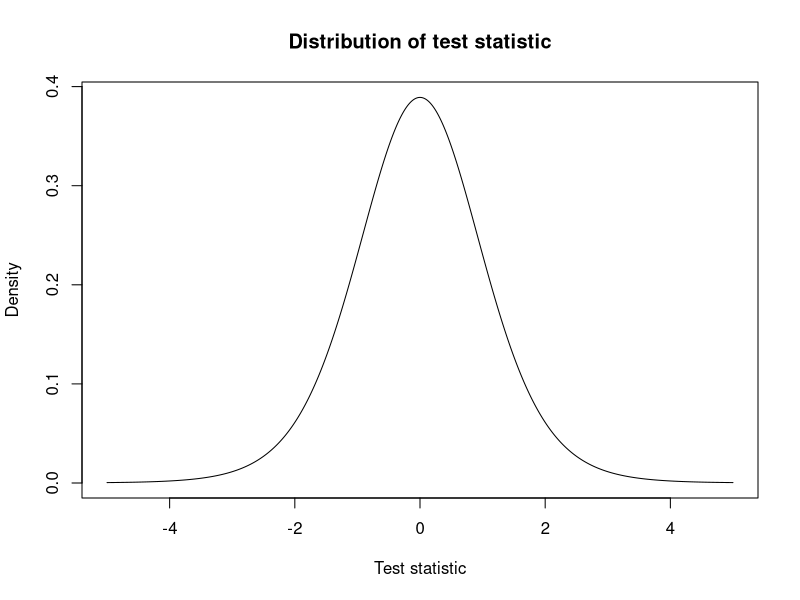
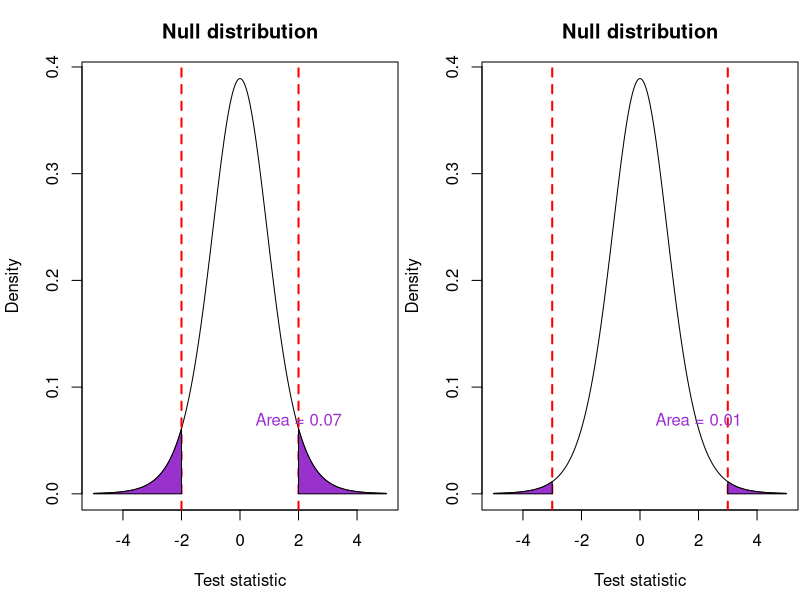
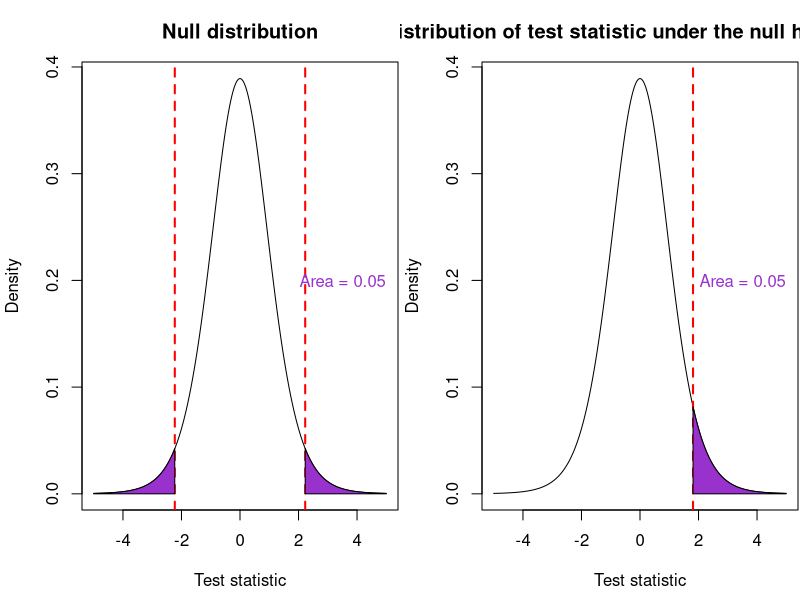
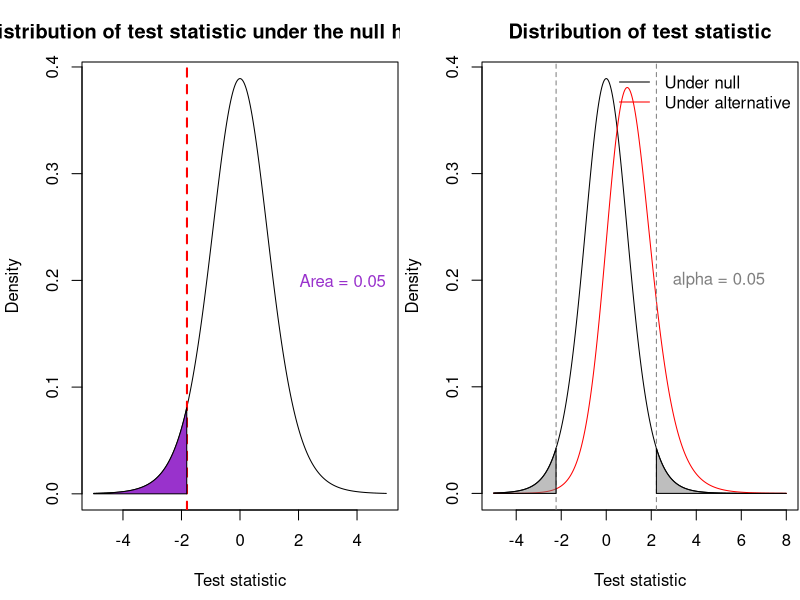
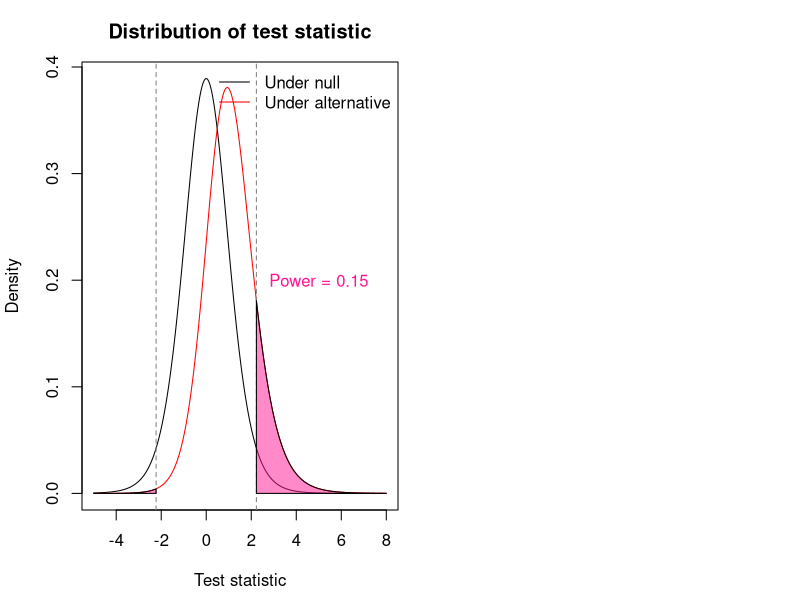

Write R code to recreate these figures, in order.
## ---- chunk 1
knitr::opts_chunk$set(echo=FALSE, warning=FALSE, message=FALSE)
## ---- chunk 2
x <- seq(-5, 5, 0.01)
y <- dt(x, df = 10)
plot(x, y, type = "l", main = "Distribution of test statistic", xlab = "Test statistic", ylab = "Density")
## ---- chunk 3
library(scales)
plot_tails <- function(thresh) {
	plot(x, y, type = "l", main = "Null distribution", xlab = "Test statistic", ylab = "Density")
	abline(v = thresh, col = "red", lty = "dashed", lwd = 2)
	tail_prob <- 0
	if (any(thresh < 0)) {
		neg_thresh <- thresh[thresh < 0]
		xleft <- seq(-5, neg_thresh, 0.01)
		polygon(x = c(xleft, tail(xleft, 1), head(xleft, 1)), y = c(dt(xleft, df = 10), 0, 0), col = "darkorchid")
		tail_prob <- tail_prob + pt(neg_thresh, df = 10, lower.tail = TRUE)
	}
	if (any(thresh > 0)) {
		pos_thresh <- thresh[thresh > 0]
		xright <- seq(pos_thresh, 5, 0.01)
		polygon(x = c(xright, tail(xright, 1), head(xright, 1)), y = c(dt(xright, df = 10), 0, 0), col = "darkorchid")
		tail_prob <- tail_prob + pt(pos_thresh, df = 10, lower.tail = FALSE)
	}
	invisible(tail_prob)
}
par(mfrow = c(1,2), mar = c(4.5,4.1,3.1,0.1))
thresh <- c(-2,2)
tail_prob <- plot_tails(thresh)
text(x = 2, y = 0.07, labels = paste("Area =", round(tail_prob, 2)), col = "darkorchid")

thresh <- c(-3,3)
tail_prob <- plot_tails(thresh)
text(x = 2, y = 0.07, labels = paste("Area =", round(tail_prob, 2)), col = "darkorchid")
## ---- chunk 4
critvals <- qt(c(0.025, 0.975), df = 10)
plot(x, y, type = "l", main = "Null distribution", xlab = "Test statistic", ylab = "Density")
xleft <- seq(-5, critvals[1], 0.01)
xright <- seq(critvals[2], 5, 0.01)
abline(v = critvals, col = "red", lty = "dashed", lwd = 2)
polygon(x = c(xleft, tail(xleft, 1), head(xleft, 1)), y = c(dt(xleft, df = 10), 0, 0), col = "darkorchid")
polygon(x = c(xright, tail(xright, 1), head(xright, 1)), y = c(dt(xright, df = 10), 0, 0), col = "darkorchid")
text(x = 3.5, y = 0.2, labels = "Area = 0.05", col = "darkorchid")
## ---- chunk 5
critval <- qt(0.95, df = 10)
plot(x, y, type = "l", main = "Distribution of test statistic under the null hypothesis", xlab = "Test statistic", ylab = "Density")
xside <- seq(critval, 5, 0.01)
abline(v = critval, col = "red", lty = "dashed", lwd = 2)
polygon(x = c(xside, tail(xside, 1), head(xside, 1)), y = c(dt(xside, df = 10), 0, 0), col = "darkorchid")
text(x = 3.5, y = 0.2, labels = "Area = 0.05", col = "darkorchid")
## ---- chunk 6
critval <- qt(0.05, df = 10)
plot(x, y, type = "l", main = "Distribution of test statistic under the null hypothesis", xlab = "Test statistic", ylab = "Density")
xside <- seq(-5, critval, 0.01)
abline(v = critval, col = "red", lty = "dashed", lwd = 2)
polygon(x = c(xside, tail(xside, 1), head(xside, 1)), y = c(dt(xside, df = 10), 0, 0), col = "darkorchid")
text(x = 3.5, y = 0.2, labels = "Area = 0.05", col = "darkorchid")
## ---- chunk 7
x <- seq(-5, 8, 0.01)
y <- dt(x, df = 10)
y2 <- dt(x, df = 10, ncp = 1)
plot(x, y, type = "l", main = "Distribution of test statistic", xlab = "Test statistic", ylab = "Density")
lines(x, y2, col = "red")
legend("topright", legend = c("Under null", "Under alternative"), col = c("black", "red"), lty = "solid", bty = "n")
critvals <- qt(c(0.025, 0.975), df = 10)
abline(v = critvals, col = "gray50", lty = "dashed")
xleft <- seq(-5, critvals[1], 0.01)
xright <- seq(critvals[2], 8, 0.01)
polygon(x = c(xleft, tail(xleft, 1), head(xleft, 1)), y = c(dt(xleft, df = 10), 0, 0), col = alpha("gray50", 0.5))
polygon(x = c(xright, tail(xright, 1), head(xright, 1)), y = c(dt(xright, df = 10), 0, 0), col = alpha("gray50", 0.5))
text(x = 5, y = 0.2, labels = paste0("alpha = ", 1-diff(pt(critvals, df = 10))), col = "gray50")
## ---- chunk 8
x <- seq(-5, 8, 0.01)
y <- dt(x, df = 10)
y2 <- dt(x, df = 10, ncp = 1)
plot(x, y, type = "l", main = "Distribution of test statistic", xlab = "Test statistic", ylab = "Density")
lines(x, y2, col = "red")
legend("topright", legend = c("Under null", "Under alternative"), col = c("black", "red"), lty = "solid", bty = "n")
critvals <- qt(c(0.025, 0.975), df = 10)
abline(v = critvals, col = "gray50", lty = "dashed")
xleft <- seq(-5, critvals[1], 0.01)
xright <- seq(critvals[2], 8, 0.01)
polygon(x = c(xleft, tail(xleft, 1), head(xleft, 1)), y = c(dt(xleft, ncp = 1, df = 10), 0, 0), col = alpha("deeppink", 0.5))
polygon(x = c(xright, tail(xright, 1), head(xright, 1)), y = c(dt(xright, ncp = 1, df = 10), 0, 0), col = alpha("deeppink", 0.5))
text(x = 5, y = 0.2, labels = paste0("Power = ", round(1-diff(pt(critvals, ncp = 1, df = 10)), 2)), col = "deeppink")
